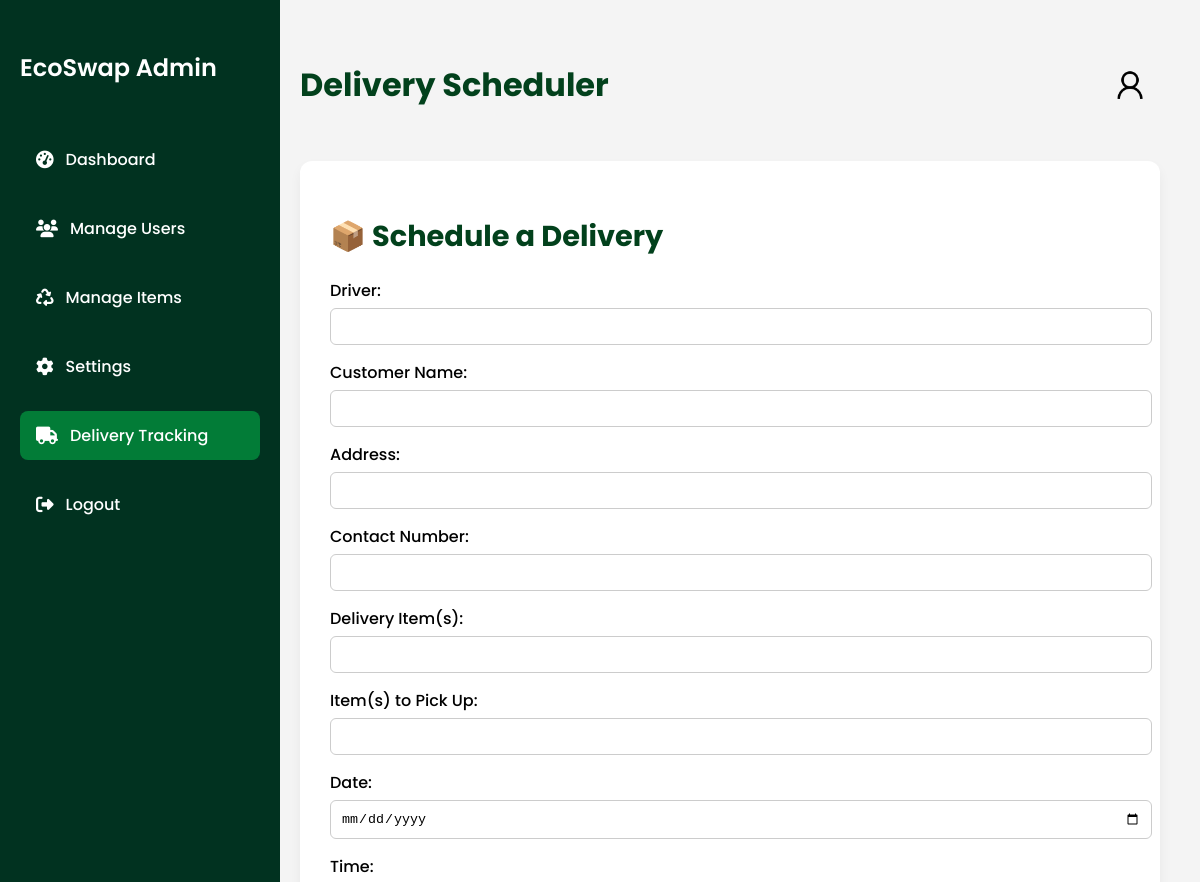
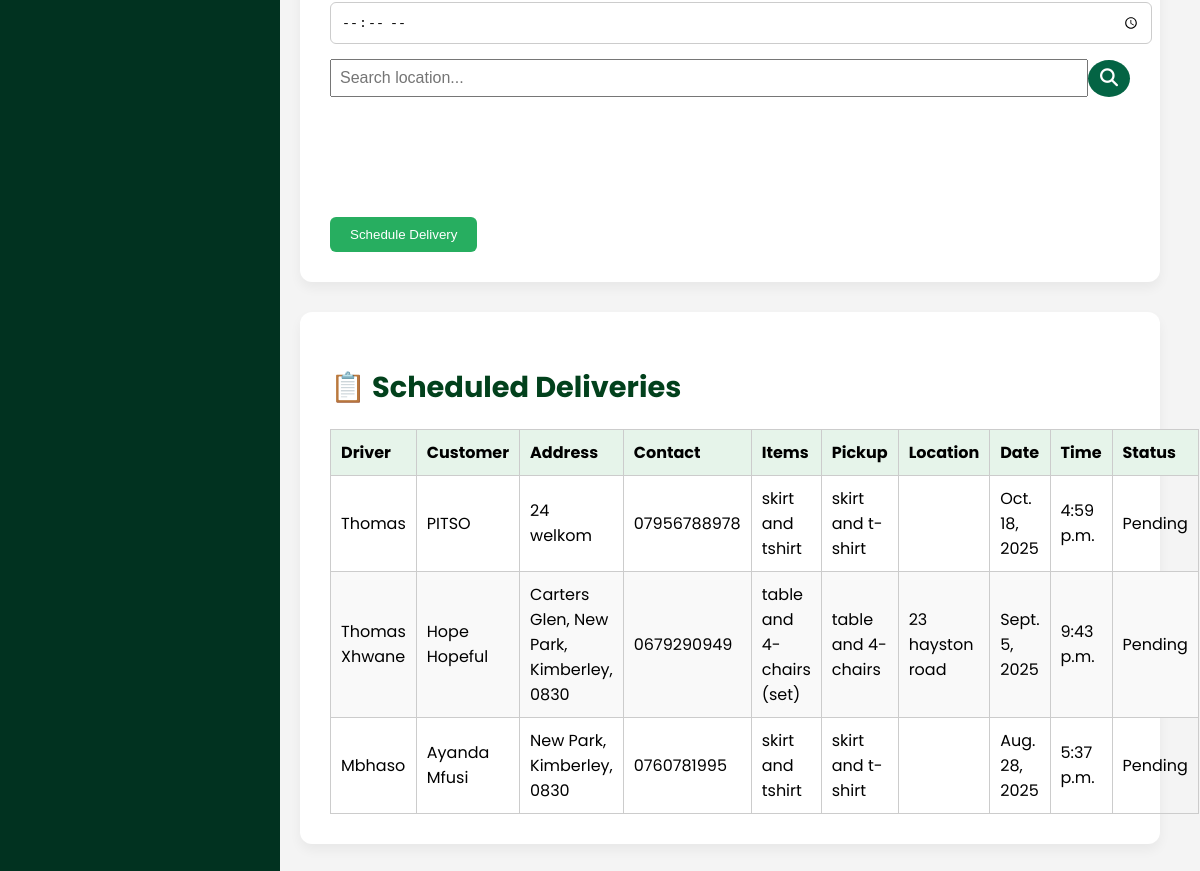
The page /admin_dashboard/logistic/ on the database its author committed (2 pictures, top to bottom).
### Ecoswap/models.py (models this page shows, shortened)
class Delivery(models.Model):
    item = models.OneToOneField('Item', on_delete=models.CASCADE, null=True, blank=True)
    delivery_address = models.TextField()
    location = models.CharField(max_length=255)  # Optional: could be derived from address
    delivery_date = models.DateField()
    delivery_time = models.TimeField()
    delivered_by = models.ForeignKey(settings.AUTH_USER_MODEL, on_delete=models.CASCADE)
    created_at = models.DateTimeField(auto_now_add=True)
    driver = models.CharField(max_length=100)
    customer_name = models.CharField(max_length=100)
    address = models.TextField()
    contact_number = models.CharField(max_length=20)
    delivery_items = models.TextField()
    pickup_items = models.TextField(blank=True, null=True)
    status = models.CharField(max_length=50, default='Pending')  # e.g., Pending, In Transit, Delivered

### Ecoswap/views.py (the view, shortened to what this page needs)
# urls.py: path('admin_dashboard/logistic/', views.logistic_view, name='admin_logistic'),
def logistic_view(request):
    deliveries = Delivery.objects.all().order_by('-delivery_date', '-delivery_time')
    return render(request, 'admin/logistic.html', {'deliveries': deliveries})

### Ecoswap/templates/admin/logistic.html (shortened to what this page needs)
{% load static %}
<!DOCTYPE html>
<html lang="en">
<head>
    <link href="https://cdnjs.cloudflare.com/ajax/libs/font-awesome/6.5.0/css/all.min.css" rel="stylesheet"/>
</head>
<body class="{{ user.theme|default:'light' }}">
    <div class="sidebar {{ user.theme|default:'light' }}">
        <h2>EcoSwap Admin</h2>
         <a href="/admin_dashboard"><i class="fas fa-tachometer-alt"></i> Dashboard</a>
        <a href="/manage_user"><i class="fas fa-users"></i> Manage Users</a>
        <a href="/manage_items"><i class="fas fa-recycle"></i> Manage Items</a>
        <a href="/settings"><i class="fas fa-cog"></i> Settings</a>
        <a href="/admin_dashboard/logistic" class="active"><i class="fas fa-truck"></i> Delivery Tracking</a>
        <a href="/login" class="logout-btn"
          ><i class="fas fa-sign-out-alt"></i> Logout</a>
    </div>
    <div class="content">
        <div class="dashboard-header">
            <h1>Delivery Scheduler</h1>
            <div class="profile">
                <img src="{% static 'images/default-avatar.png' %}" alt="Admin Profile">
            </div>
        </div>
        <div class="form-section">
            <h2>📦 Schedule a Delivery</h2>
            <form method="POST">
                <div class="form-group"><label>Driver:</label><input type="text" name="driver" required></div>
                <div class="form-group"><label>Customer Name:</label><input type="text" name="customer_name" required></div>
                <div class="form-group"><label>Address:</label><input type="text" name="address" required></div>
                <div class="form-group"><label>Contact Number:</label><input type="text" name="contact_number" required></div>
                <div class="form-group"><label>Delivery Item(s):</label><input type="text" name="delivery_items" required></div>
                <div class="form-group"><label>Item(s) to Pick Up:</label><input type="text" name="pickup_items"></div>
                <div class="form-group"><label>Date:</label><input type="date" name="delivery_date" required></div>
                <div class="form-group"><label>Time:</label><input type="time" name="delivery_time" required></div>
                <div class="location-search">
                    <input id="location-input" type="text" name="location" placeholder="Search location..." autocomplete="off" />
                    <button id="search-btn" type="button"><i class="fas fa-search"></i></button>
                </div>
                <div id="map"></div>
                <div> <button type="submit">Schedule Delivery</button></div>
            </form>
        </div>
        <div class="form-section">
            <h2>📋 Scheduled Deliveries</h2>
            <table class="delivery-table">
                <thead>
                    <tr>
                        <th>Driver</th>
                        <th>Customer</th>
                        <th>Address</th>
                        <th>Contact</th>
                        <th>Items</th>
                        <th>Pickup</th>
                        <th>Location</th>
                        <th>Date</th>
                        <th>Time</th>
                        <th>Status</th>
                    </tr>
                </thead>
                <tbody>
                    {% for delivery in deliveries %}
                        <tr>
                            <td>{{ delivery.driver }}</td>
                            <td>{{ delivery.customer_name }}</td>
                            <td>{{ delivery.address }}</td>
                            <td>{{ delivery.contact_number }}</td>
                                                       <td>{{ delivery.delivery_items }}</td>
                            <td>{{ delivery.pickup_items }}</td>
                            <td>{{ delivery.location }}</td>
                            <td>{{ delivery.delivery_date }}</td>
                            <td>{{ delivery.delivery_time }}</td>
                            <td>{{ delivery.status }}</td>
                        </tr>
                    {% empty %}
                        <tr>
                            <td colspan="10">No deliveries scheduled.</td>
                        </tr>
                    {% endfor %}
                </tbody>
            </table>
        </div>
    </div>
</body>
</html>

### Ecoswap/templates/admin/logistic.html (style rules this page uses)
body { font-family: 'Poppins', sans-serif; margin: 0; background-color: #f4f4f4; }
.sidebar { position: fixed; top: 0; left: 0; width: 240px; height: 100%; background-color: #013220; padding: 30px 20px; color: white; display: flex; flex-direction: column; gap: 20px; }
.sidebar h2 { font-size: 1.5rem; font-weight: 600; margin-bottom: 30px; color: white; }
.sidebar a { display: flex; align-items: center; gap: 12px; color: white; text-decoration: none; padding: 12px 16px; border-radius: 8px; transition: background 0.3s ease; font-weight: 500; }
.sidebar a.active { background-color: #027c37; }
.sidebar i { font-size: 1.1rem; }
.logout-btn { color: #e53935; text-decoration: none; padding: 12px; border-radius: 8px; display: flex; align-items: center; transition: all 0.3s; }
.content { margin-left: 260px; padding: 40px; }
.dashboard-header { display: flex; justify-content: space-between; align-items: center; margin-bottom: 30px; }
.dashboard-header h1 { font-size: 2rem; color: #02411c; }
.profile { display: flex; align-items: center; gap: 10px; }
.profile img { width: 40px; height: 40px; border-radius: 50%; }
.form-section { background: white; padding: 30px; border-radius: 12px; box-shadow: 0 6px 12px rgba(0, 0, 0, 0.05); margin-top: 30px; }
.form-section h2 { font-size: 1.8rem; color: #02411c; margin-bottom: 20px; }
.form-group { margin-bottom: 15px; }
.form-group label { display: block; font-weight: 500; margin-bottom: 5px; }
.form-group input { width: 100%; padding: 10px; border-radius: 6px; border: 1px solid #ccc; }
#map { height: 100px; width: 100%; margin-top: 10px; border-radius: 8px; }
button[type="submit"] { background: #27ae60; color: white; padding: 10px 20px; border: none; border-radius: 6px; font-weight: 500; cursor: pointer; margin-top: 10px; transition: background 0.3s ease; }
.location-search { display: flex; align-items: center; }
#location-input { flex: 1; padding: 8px; font-size: 16px; }
#search-btn { background-color: #046444; color: white; border: none; padding: 8px 12px; cursor: pointer; font-size: 18px; border-radius: 50%; }
.delivery-table { width: 100%; border-collapse: collapse; margin-top: 20px; }
.delivery-table th, .delivery-table td { border: 1px solid #ccc; padding: 10px; text-align: left; }
.delivery-table th { background-color: #e6f4ea; }
.delivery-table tr:nth-child(even) { background-color: #f9f9f9; }

### rows shown on the page
Delivery: driver "Thomas", customer_name "PITSO", address "24 welkom", contact_number "07956788978", delivery_items "skirt and tshirt", pickup_items "skirt and t-shirt", delivery_date "Oct. 18, 2025", delivery_time "4:59 p.m.", status "Pending"
Delivery: driver "Thomas Xhwane", customer_name "Hope Hopeful", address "Carters Glen, New Park, Kimberley, 0830", contact_number "0679290949", delivery_items "table and 4-chairs (set)", pickup_items "table and 4-chairs", location "23 hayston road", delivery_date "Sept. 5, 2025", delivery_time "9:43 p.m.", status "Pending"
Delivery: driver "Mbhaso", customer_name "Ayanda Mfusi", address "New Park, Kimberley, 0830", contact_number "0760781995", delivery_items "skirt and tshirt", pickup_items "skirt and t-shirt", delivery_date "Aug. 28, 2025", delivery_time "5:37 p.m.", status "Pending"
